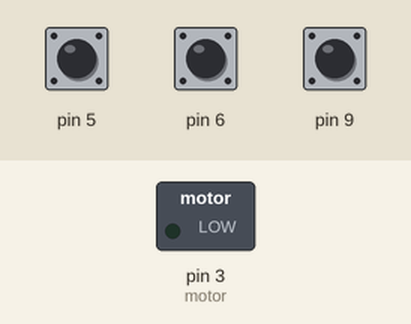
Recording of a sketch running on a simulated Arduino Uno, built with avr-gcc and run on an emulated ATmega328P. Shown: switched loads named in the sketch (green lamp = pin HIGH). The inputs (shaded band) are chosen by the test bench; at power-on: pin 9 HIGH, pin 5 HIGH, pin 6 HIGH. What the sketch prints to the serial monitor is not drawn.

Above: at 1.2 s.
1.3 s: pin 9 pulled LOW for 1 s
At 3.4 s:
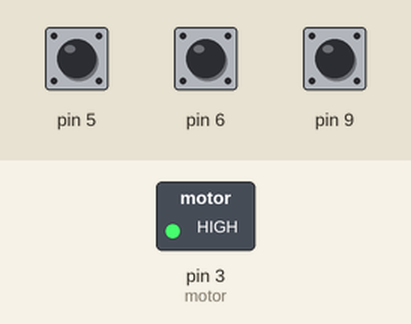
3.8 s: pin 5 pulled LOW for 1 s
At 5.3 s:
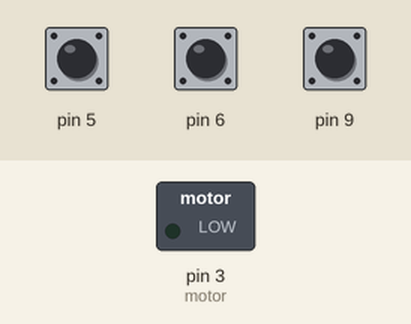
6.3 s: pin 9 pulled LOW for 0.15 s
At 7.4 s:
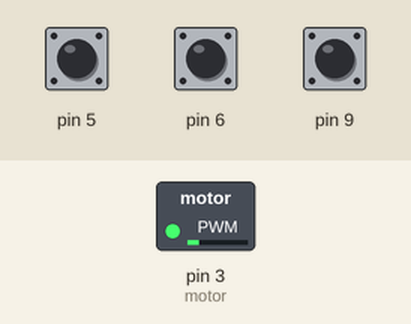
7.9 s: pin 5 pulled LOW for 0.15 s
At 8.6 s:
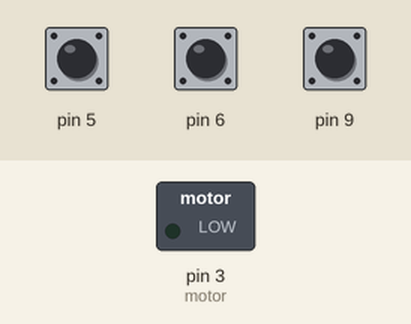
9.5 s: pin 9 pulled LOW for 3.2 s
At 10.8 s:
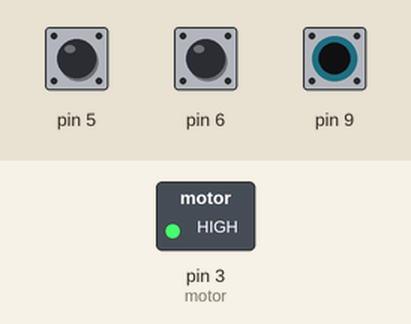
14.2 s: pin 5 pulled LOW for 3.2 s
At 15.6 s:
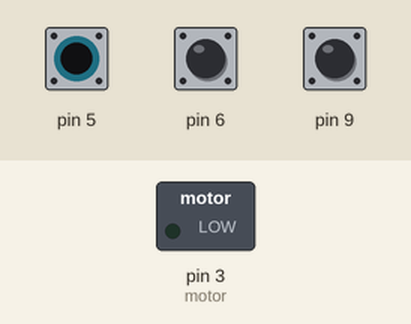
Timing chart, 0 to 17.2 s (numbered marks = the images above; inputs shaded):
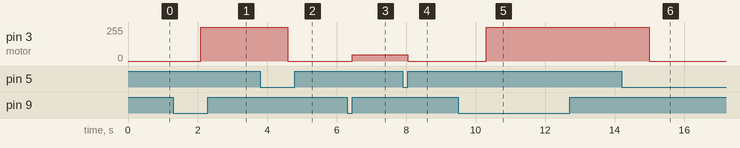

Measured:
- after the input at 1.3 s, pin 3 (motor): 0/255 → 255/255 after 0.80 s
- after the input at 3.8 s, pin 3 (motor): 255/255 → 0/255 after 0.80 s
- after the input at 6.3 s, pin 3 (motor): 0/255 → 48/255 after 0.15 s
- after the input at 7.9 s, pin 3 (motor): 48/255 → 0/255 after 0.15 s
- after the input at 9.5 s, pin 3 (motor): 0/255 → 255/255 after 0.80 s
- after the input at 14.2 s, pin 3 (motor): 255/255 → 0/255 after 0.80 s

The sketch:

controlandoMotor.ino
```cpp
int velocidade = 0;
int incremento;
int decremento;
int desliga;
int motor = 3;

void setup() {
  Serial.begin(9600);
    pinMode(5, INPUT_PULLUP);
    pinMode(6, INPUT_PULLUP);
    pinMode(9, INPUT_PULLUP);
    pinMode(motor, OUTPUT);
}

void loop() {
  decremento = digitalRead(5);
  incremento = digitalRead(9);
  desliga = digitalRead(6);
  Serial.println(incremento);

  if(desliga != 1){
      velocidade = 0;
  }
    if(incremento != 1){
      velocidade++;
    }


    if (decremento != 1){
      velocidade--;
    }


    if(velocidade > 255){
      velocidade = 255;
    }


    if(velocidade < 0){
      velocidade = 0;
    }
    analogWrite(motor,velocidade);
  }
```
